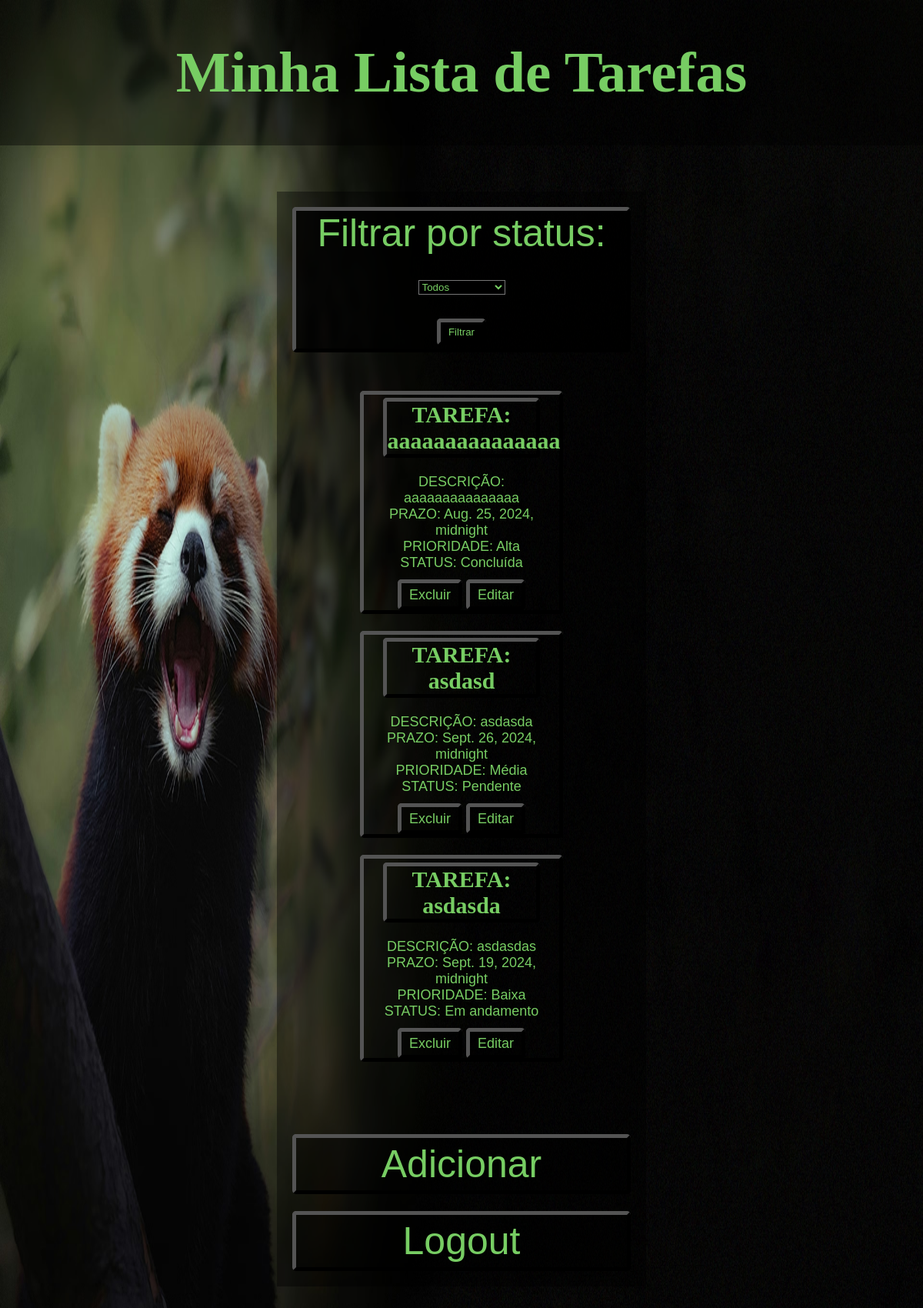
/ (signed in), run on an earlier commit of the app's database.
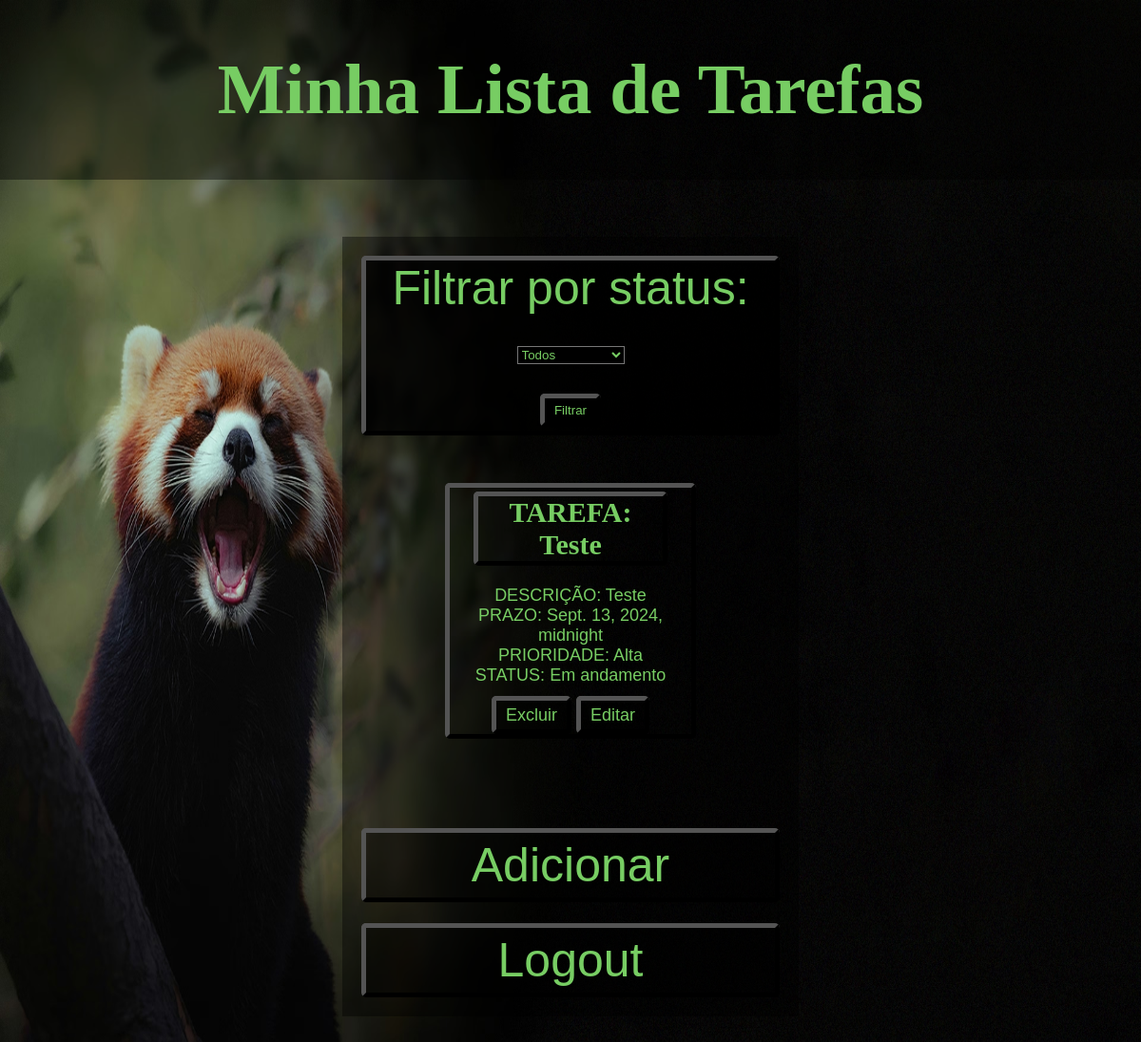
And on a later commit of the database.
### app/models.py (models this page shows)
class Tasks(models.Model):
    id_task = models.AutoField(primary_key=True) #chave primária
    title_task = models.CharField(max_length=200) #título da tarefa
    description_task = models.TextField() #descrição da tarefa
    complete_task = models.CharField(max_length=10, choices=[('1', 'Pendente'), ('2', 'Em andamento'), ('3', 'Concluída')], default='1') #tarefa completada
    prazo_task = models.DateTimeField()  #prazo da tarefa
    priority_task = models.CharField(max_length=10, choices=[('3', 'Alta'), ('2', 'Média'), ('1', 'Baixa')], default='1') #prioridade da tarefa
    user = models.ForeignKey(User, on_delete=models.CASCADE) #usuário que criou a tarefa

### app/views.py (the view)
# urls.py: 2. Add a URL to urlpatterns:  path('', views.home, name='home')
@login_required
def home(request):
    status_filter = request.GET.get('status')
    user_filter = request.GET.get('user')
    if request.user.is_superuser:
        tasks = Tasks.objects.all()
        users = User.objects.all()
        if user_filter:
            tasks = tasks.filter(user_id=user_filter)
    else:
        tasks = Tasks.objects.filter(user=request.user)
    if status_filter:
        tasks = tasks.filter(complete_task=status_filter)
    tasks = tasks.order_by('-priority_task', 'prazo_task')
    context = {
        'tasks': tasks,
    }
    if request.user.is_superuser:
        context['users'] = users
    return render(request, 'home.html', context)

### app/templates/home.html (shortened to what this page needs)
{% load static %}
<!DOCTYPE html>
<html>
<head>
    <link rel="stylesheet" href="{% static 'css/home.css' %}">
</head>
<body>
    <header class="header"><h1>Minha Lista de Tarefas</h1></header>
    <main class="main">
        <div class="container">
             <form class="form" method="get" action="{% url 'home' %}">
                <label class="filtro" for="status">Filtrar por status:</label><br>
                <select name="status" id="status">
                    <option value="">Todos</option>
                </select><br>
                <button type="submit" class="button">Filtrar</button>
            </form>
        </div>
            <ul>
                {% for task in tasks %}
                    <li>
                        <div class="tasks">
                            <h3>TAREFA: {{ task.title_task }}</h3><br>
                            DESCRIÇÃO: {{ task.description_task }}<br>
                            PRAZO: {{ task.prazo_task }}<br>
                            PRIORIDADE: {{ task.get_priority_task_display }}<br>
                            STATUS: {{task.get_complete_task_display}}<br><br>
                            {% if user.is_superuser %}
                            {% else %}
                                <a href="{% url 'delete_task' task.id_task %}" class="delete_button">Excluir</a>
                                <a href="{% url 'edit_task' task.id_task %}" class="button">Editar</a>
                            {% endif %}
                        </div>
                    </li>
                {% endfor %}
            </ul>
            <a href="{% url 'add' %}" class="button">Adicionar</a>
            <a href="{% url 'logout' %}" class="logout_button">Logout</a>
    </main>
</body>
</html>

### app/static/css/home.css (style rules this page uses)
.header, .main { padding: 1px; }
.header { background:rgba(0,0,0,0.4); grid-area: header; }
h1, h3 { font-family: 'Times New Roman', Times, serif; text-align: center; color: #77cd63; background:rgba(0,0,0,0); }
h1 { font-size: 75px; }
h3 { border: 5px outset #000000; border-radius: 5px; font-size: 30px; margin: auto 10%; }
body { background-image: url("redpanda.png"); background-repeat: no-repeat; background-attachment: fixed; background-size: 100% 100%; font-family: Arial, sans-serif; margin: 0; padding: 0; }
.main { background:rgba(0,0,0,0.4); display: grid; text-align: center; font-size: 50px; margin: 5% 30%; padding: 20px; }
.container { background:rgba(0,0,0,0.8); border: 5px outset #000000; border-radius: 5px; }
.button, .delete_button, .logout_button { background:rgba(0,0,0,0.4); margin-top: 5%; padding: 5px 10px; border: 5px outset #000000; border-radius: 5px; color: #77cd63; text-decoration: none; }
ul { list-style-type: none; padding: 0; }
li { display: grid; margin-bottom: 5%; color: #77cd63; font-size: large; }
.tasks { border: 5px outset #000000; border-radius: 5px; padding-bottom: 2%; padding-top: 1%; margin: auto 20%; }
.filtro { color: #77cd63; }
#status, #user { color: #77cd63; background: #000000; }
.form { padding-bottom: 1%; }

What changed in the data, as far as the page shows it:
removed Tasks: title_task "aaaaaaaaaaaaaaa", description_task "aaaaaaaaaaaaaaa", prazo_task "Aug. 25, 2024, midnight", priority_task "Alta", complete_task "Concluída"
removed Tasks: title_task "asdasd", description_task "asdasda", prazo_task "Sept. 26, 2024, midnight", priority_task "Média", complete_task "Pendente"
removed Tasks: title_task "asdasda", description_task "asdasdas", prazo_task "Sept. 19, 2024, midnight", priority_task "Baixa", complete_task "Em andamento"
added Tasks: title_task "Teste", description_task "Teste", prazo_task "Sept. 13, 2024, midnight", priority_task "Alta", complete_task "Em andamento"
